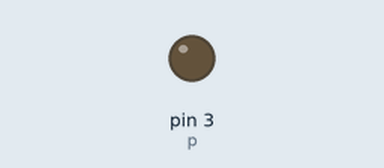
Bench run of a program on a simulated Raspberry Pi (header pin numbers). On the bench: output pins drawn as LEDs (lit = HIGH).

Above: at 0.05 s.
At 4.55 s:
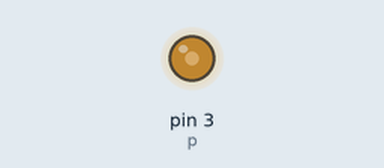
At 9.05 s:
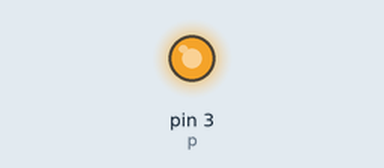
At 18.05 s:
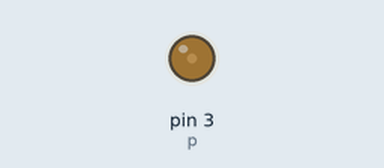
Timing chart, 0 to 26.0 s (numbered marks = the images above):
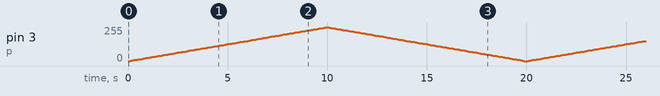

The program:

pwmled.py
```python
import RPi.GPIO as GPIO
import time

GPIO.setmode(GPIO.BOARD)
GPIO.setup(3, GPIO.OUT)

p = GPIO.PWM(3, 100)
p.start(0)

while True:
    for x in range(100):
        p.ChangeDutyCycle(x)
        time.sleep(0.1)

    for x in range(99, -1, -1):
        p.ChangeDutyCycle(x)
        time.sleep(0.1)
```
